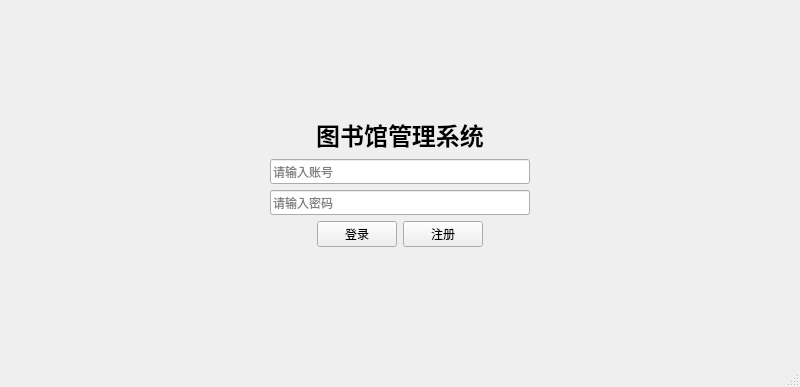
<?xml version="1.0" encoding="UTF-8"?>
<ui version="4.0">
 <class>FirstWindow</class>
 <widget class="QMainWindow" name="FirstWindow">
  <property name="geometry">
   <rect>
    <x>0</x>
    <y>0</y>
    <width>800</width>
    <height>387</height>
   </rect>
  </property>
  <property name="sizePolicy">
   <sizepolicy hsizetype="Preferred" vsizetype="Fixed">
    <horstretch>0</horstretch>
    <verstretch>0</verstretch>
   </sizepolicy>
  </property>
  <property name="font">
   <font>
    <family>微软雅黑</family>
   </font>
  </property>
  <property name="windowTitle">
   <string>FirstWindow</string>
  </property>
  <widget class="QWidget" name="centralwidget">
   <layout class="QGridLayout" name="gridLayout">
    <item row="0" column="0">
     <layout class="QVBoxLayout" name="verticalLayout_2">
      <item>
       <widget class="QLabel" name="label">
        <property name="sizePolicy">
         <sizepolicy hsizetype="Preferred" vsizetype="Fixed">
          <horstretch>0</horstretch>
          <verstretch>0</verstretch>
         </sizepolicy>
        </property>
        <property name="text">
         <string>&lt;html&gt;&lt;head/&gt;&lt;body&gt;&lt;p align=&quot;center&quot;&gt;&lt;span style=&quot; font-size:18pt; font-weight:600;&quot;&gt;图书馆管理系统&lt;/span&gt;&lt;/p&gt;&lt;/body&gt;&lt;/html&gt;</string>
        </property>
       </widget>
      </item>
      <item>
       <layout class="QVBoxLayout" name="verticalLayout">
        <item>
         <layout class="QHBoxLayout" name="horizontalLayout_2">
          <item>
           <spacer name="horizontalSpacer">
            <property name="orientation">
             <enum>Qt::Horizontal</enum>
            </property>
            <property name="sizeHint" stdset="0">
             <size>
              <width>40</width>
              <height>20</height>
             </size>
            </property>
           </spacer>
          </item>
          <item>
           <widget class="QLineEdit" name="lineEdit">
            <property name="placeholderText">
             <string>请输入账号</string>
            </property>
           </widget>
          </item>
          <item>
           <spacer name="horizontalSpacer_2">
            <property name="orientation">
             <enum>Qt::Horizontal</enum>
            </property>
            <property name="sizeHint" stdset="0">
             <size>
              <width>40</width>
              <height>20</height>
             </size>
            </property>
           </spacer>
          </item>
         </layout>
        </item>
        <item>
         <layout class="QHBoxLayout" name="horizontalLayout">
          <item>
           <spacer name="horizontalSpacer_3">
            <property name="orientation">
             <enum>Qt::Horizontal</enum>
            </property>
            <property name="sizeHint" stdset="0">
             <size>
              <width>40</width>
              <height>20</height>
             </size>
            </property>
           </spacer>
          </item>
          <item>
           <widget class="QLineEdit" name="lineEdit_2">
            <property name="placeholderText">
             <string>请输入密码</string>
            </property>
           </widget>
          </item>
          <item>
           <spacer name="horizontalSpacer_4">
            <property name="orientation">
             <enum>Qt::Horizontal</enum>
            </property>
            <property name="sizeHint" stdset="0">
             <size>
              <width>40</width>
              <height>20</height>
             </size>
            </property>
           </spacer>
          </item>
         </layout>
        </item>
       </layout>
      </item>
      <item>
       <layout class="QHBoxLayout" name="horizontalLayout_3">
        <item>
         <spacer name="horizontalSpacer_5">
          <property name="orientation">
           <enum>Qt::Horizontal</enum>
          </property>
          <property name="sizeHint" stdset="0">
           <size>
            <width>40</width>
            <height>20</height>
           </size>
          </property>
         </spacer>
        </item>
        <item>
         <widget class="QPushButton" name="pushButton">
          <property name="text">
           <string>登录</string>
          </property>
         </widget>
        </item>
        <item>
         <widget class="QPushButton" name="pushButton_2">
          <property name="text">
           <string>注册</string>
          </property>
         </widget>
        </item>
        <item>
         <spacer name="horizontalSpacer_6">
          <property name="orientation">
           <enum>Qt::Horizontal</enum>
          </property>
          <property name="sizeHint" stdset="0">
           <size>
            <width>40</width>
            <height>20</height>
           </size>
          </property>
         </spacer>
        </item>
       </layout>
      </item>
     </layout>
    </item>
   </layout>
  </widget>
  <widget class="QStatusBar" name="statusbar"/>
 </widget>
 <resources/>
 <connections/>
</ui>
